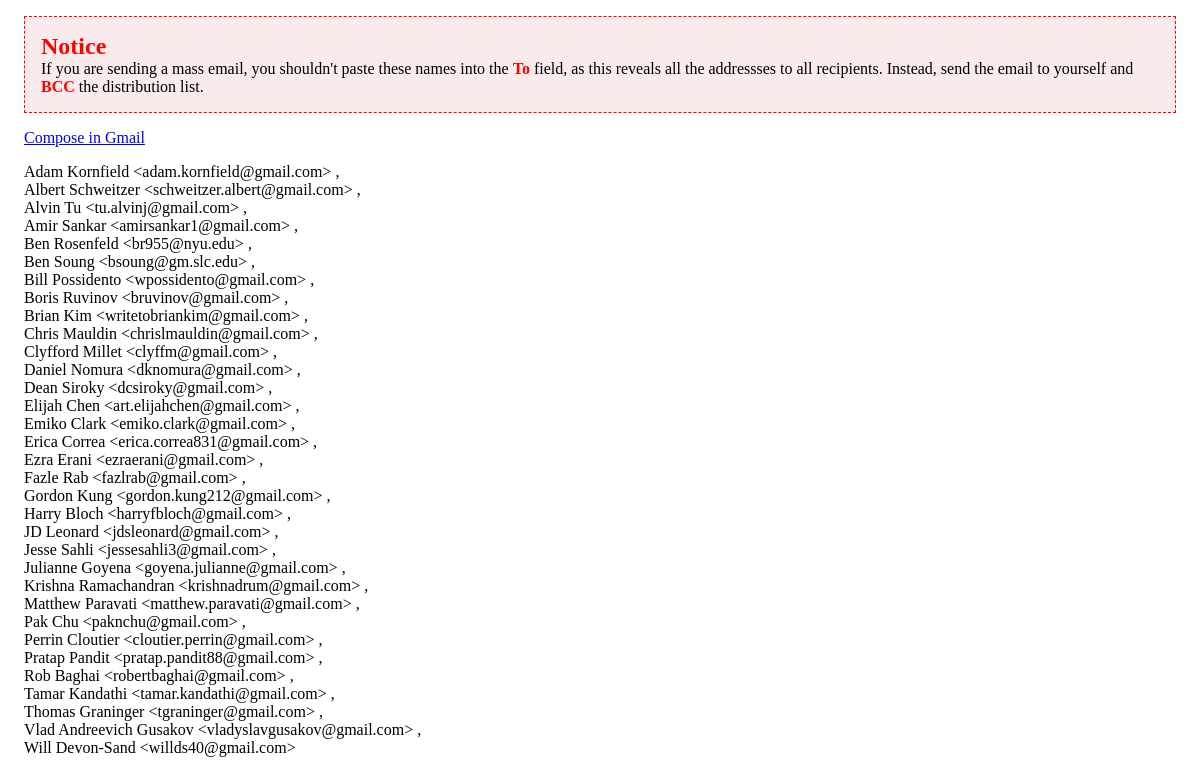
Screenshot of /student/list/email/ (signed in) with the database file from the repository.
### people/models.py (models this page shows, shortened)
class Student(models.Model):
    first_name = models.CharField(max_length=31)
    last_name = models.CharField(max_length=31)
    email = models.EmailField()
    course = models.ForeignKey(Course)
    start_date = models.DateField(default=date.today)
    end_date = models.DateField(blank=True, null=True)
    current_project = models.ForeignKey('projects.Project', blank=True, null=True)
    uses_own_laptop = models.BooleanField(default=True)
    active = models.BooleanField(default = False)
    directory_information = models.OneToOneField("people.ContactInfo", blank=True, null=True)
    emergency_contact = models.OneToOneField("people.EmergencyContact", blank=True, null=True)
    links = models.ManyToManyField(Link, blank=True)
    education = models.OneToOneField(EducationalInformation, blank=True, null=True)
    work_experience = models.OneToOneField(WorkExperience, blank=True, null=True)
    class Meta:
        ordering = ('first_name',)

### people/views.py (the view)
class StudentEmailList(PermissionRequiredMixin, View):
    permission_required = 'people.add_student'
    template_name = 'student_email_list.html'
    def get(self, request):
        students = Student.objects.filter(active=True).order_by('first_name')
        current_user = request.user
        current_user_email = current_user.email
        return render(
            request,
            self.template_name,
            {'student_list': students, 'current_user_email':current_user_email})

### people/templates/student_email_list.html (shortened to what this page needs)
<!DOCTYPE html>
<html lang="en">
<head>
</head>
<body>
<div class="notice"><h2>Notice</h2><p>If you are sending a mass email, you shouldn't paste these names into the <strong>To</strong> field, as this reveals all the addressses to all recipients. Instead, send the email to yourself and <strong>BCC</strong> the distribution list.</p></div>
<div class="addresses">
{% block email %}
<p><a href="https://mail.google.com/mail/?view=cm&fs=1&to={{ current_user_email }}&bcc=
{% for student in student_list %}
        {{ student.first_name|urlencode }}+{{ student.last_name|urlencode }}&lt;{{ student.email }}&gt;
        {% if not forloop.last %},
        {% endif %}
{% endfor %}
{% endblock %}
">Compose in Gmail</a></p>
<p>
{% block content %}
{% for student in student_list %}
        {{ student.first_name }} {{ student.last_name }} &lt;{{ student.email }}&gt;
    {% if not forloop.last %},<br>
        {% endif %}
{% endfor %}
{% endblock %}
</p>
</div>
</body>
</html>

### people/templates/student_email_list.html (style rules this page uses)
.notice { background: rgba(193, 66, 66, 0.1); border: red dashed 1px; padding:1em; margin: 1em; }
.notice h2, .notice p { margin-bottom: 0; margin-top: 0; }
.notice h2, .notice strong { color: red; font-family: "Arial Black"; }
.addresses { margin: 1em; }

### rows the page displays
Student: first_name "Adam", last_name "Kornfield", email "adam.kornfield@gmail.com"
Student: first_name "Albert", last_name "Schweitzer", email "schweitzer.albert@gmail.com"
Student: first_name "Alvin", last_name "Tu", email "tu.alvinj@gmail.com"
Student: first_name "Amir", last_name "Sankar", email "amirsankar1@gmail.com"
Student: first_name "Ben", last_name "Rosenfeld", email "br955@nyu.edu"
Student: first_name "Ben", last_name "Soung", email "bsoung@gm.slc.edu"
Student: first_name "Bill", last_name "Possidento", email "wpossidento@gmail.com"
Student: first_name "Boris", last_name "Ruvinov", email "bruvinov@gmail.com"
Student: first_name "Brian", last_name "Kim", email "writetobriankim@gmail.com"
Student: first_name "Chris", last_name "Mauldin", email "chrislmauldin@gmail.com"
Student: first_name "Clyfford", last_name "Millet", email "clyffm@gmail.com"
Student: first_name "Daniel", last_name "Nomura", email "dknomura@gmail.com"
Student: first_name "Dean", last_name "Siroky", email "dcsiroky@gmail.com"
Student: first_name "Elijah", last_name "Chen", email "art.elijahchen@gmail.com"
Student: first_name "Emiko", last_name "Clark", email "emiko.clark@gmail.com"
Student: first_name "Erica", last_name "Correa", email "erica.correa831@gmail.com"
Student: first_name "Ezra", last_name "Erani", email "ezraerani@gmail.com"
Student: first_name "Fazle", last_name "Rab", email "fazlrab@gmail.com"
Student: first_name "Gordon", last_name "Kung", email "gordon.kung212@gmail.com"
Student: first_name "Harry", last_name "Bloch", email "harryfbloch@gmail.com"
Student: first_name "JD", last_name "Leonard", email "jdsleonard@gmail.com"
Student: first_name "Jesse", last_name "Sahli", email "jessesahli3@gmail.com"
Student: first_name "Julianne", last_name "Goyena", email "goyena.julianne@gmail.com"
Student: first_name "Krishna", last_name "Ramachandran", email "krishnadrum@gmail.com"
Student: first_name "Matthew", last_name "Paravati", email "matthew.paravati@gmail.com"
Student: first_name "Pak", last_name "Chu", email "paknchu@gmail.com"
Student: first_name "Perrin", last_name "Cloutier", email "cloutier.perrin@gmail.com"
Student: first_name "Pratap", last_name "Pandit", email "pratap.pandit88@gmail.com"
Student: first_name "Rob", last_name "Baghai", email "robertbaghai@gmail.com"
Student: first_name "Tamar", last_name "Kandathi", email "tamar.kandathi@gmail.com"
Student: first_name "Thomas", last_name "Graninger", email "tgraninger@gmail.com"
Student: first_name "Vlad Andreevich", last_name "Gusakov", email "vladyslavgusakov@gmail.com"
Student: first_name "Will", last_name "Devon-Sand", email "willds40@gmail.com"
